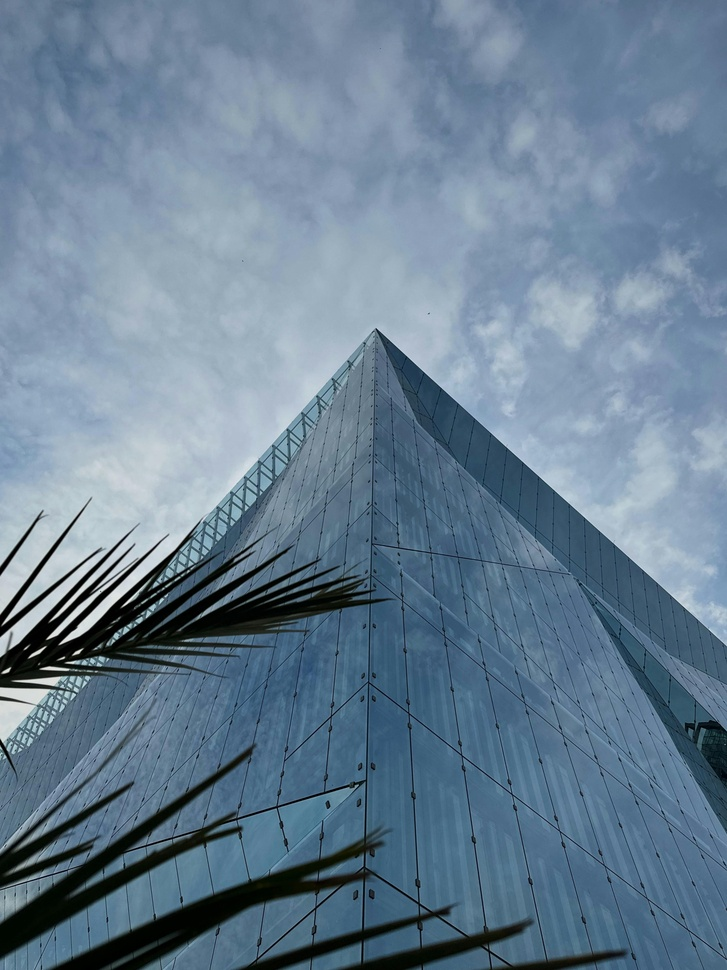
#> input picture images/building1.jpg, 727 x 970 px, shrunk from 3024 x 4032 before the run, found by its file name
$ jupyter execute 'DCIT407_Group21_Corner_Shape_Feature_Extraction (1).ipynb'   (shell and % lines are left out)
#> lines starting #> are read from the running program, lines starting #| are printed output that depends on the picture; after the words box and inside, x2 and y2 are one past the last pixel; in counts of white or black regions, pixels touching at a corner belong together
# Corner and Shape Feature Extraction for Simple Image Analysis

### DCIT407 Semester Project — Group 21

## Abstract

This project implements a computer vision pipeline for detecting corners and extracting geometric shapes from images. Using Python and OpenCV, the system processes multiple images to identify key visual features, classify shapes, and analyze performance under noise. The goal is to demonstrate how feature extraction supports automated image analysis.

[cell 1]
# Install and import required libraries

import cv2
import numpy as np
import matplotlib.pyplot as plt
from google.colab import files

## 1. Image Acquisition

We upload multiple test images that will be analyzed automatically. These images form the dataset used for corner and shape detection.

[cell 2]
uploaded = files.upload()
#> the answer given: building1.jpg
image_files = list(uploaded.keys())

print("Images loaded:")
for f in image_files:
    print("-", f)

## 2. Image Preprocessing

Images are converted to grayscale and smoothed using Gaussian blur. This step reduces noise and prepares the images for feature detection.

[cell 3]
def preprocess(image):
    gray = cv2.cvtColor(image, cv2.COLOR_BGR2GRAY)
    blur = cv2.GaussianBlur(gray, (5,5), 0)
    return gray, blur

## 3. Corner Detection

The Harris corner detection algorithm identifies points where image intensity changes sharply in multiple directions.

[cell 4]
def detect_corners(gray):
    gray_float = np.float32(gray)
    corners = cv2.cornerHarris(gray_float, 2, 3, 0.04)
    return corners

## 4. Shape Classification

Contours are analyzed to classify shapes based on the number of edges detected. This enables automatic identification of triangles, rectangles, and circles.

[cell 5]
def classify_shape(contour):
    perimeter = cv2.arcLength(contour, True)
    approx = cv2.approxPolyDP(contour, 0.04 * perimeter, True)
    sides = len(approx)

    if sides == 3:
        return "Triangle"
    elif sides == 4:
        return "Rectangle"
    elif sides > 4:
        return "Circle"
    else:
        return "Unknown"

## 5. Image Analysis Pipeline

This function integrates preprocessing, corner detection, edge detection, and shape classification into a single automated pipeline.

[cell 6]
def analyze_image(filename):

#> called with filename = 'building1.jpg'
    image = cv2.imread(filename)
#> image is the input picture: shape (970, 727, 3); mean B, G, R 146.5, 126.6, 104
    image_rgb = cv2.cvtColor(image, cv2.COLOR_BGR2RGB)

    gray, blur = preprocess(image)

    # Corner detection
    corners = detect_corners(gray)
#> in detect_corners, `corners = cv2.cornerHarris(gray_float, 2, 3, 0.04)`:
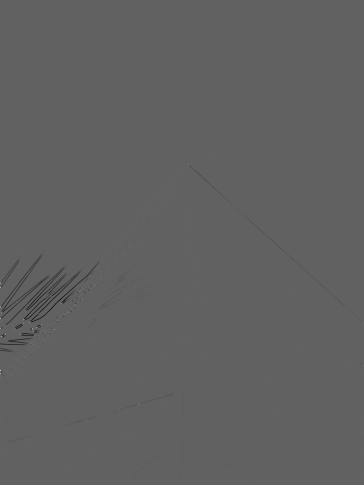
#> corners: shape (970, 727) float32 (shown at 1/2 size); min -54932264, max 88740728, mean -168527.8; drawn with min black and max white
    corner_img = image_rgb.copy()
    corner_img[corners > 0.01 * corners.max()] = [255, 0, 0]
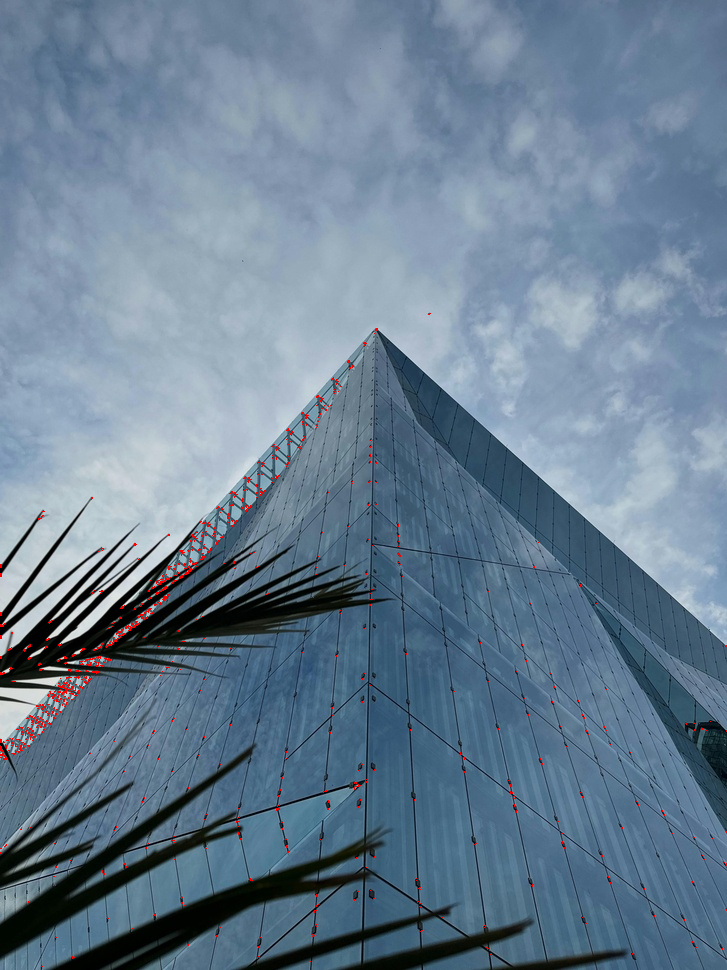
#> corner_img: shape (970, 727, 3); mean R, G, B 104.6, 126.2, 146

    # Edge detection
    edges = cv2.Canny(blur, 100, 200)
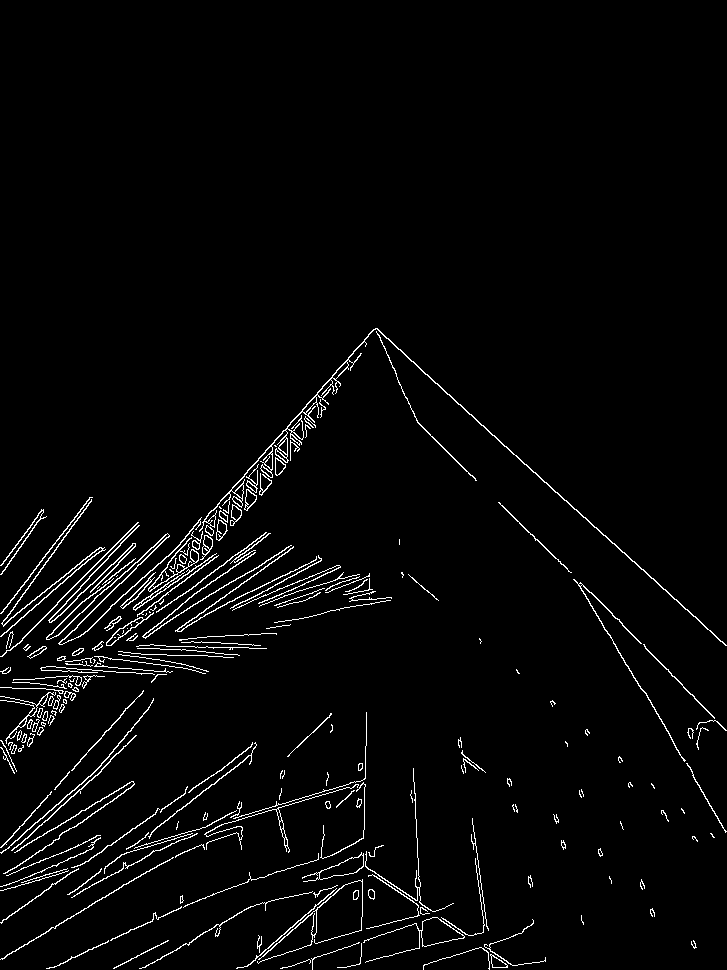
#> edges: shape (970, 727); 2.8% white in thin lines or dots, all inside (x1, y1, x2, y2) = (0, 328, 727, 970)

    # Contour detection
    contours, _ = cv2.findContours(edges, cv2.RETR_EXTERNAL, cv2.CHAIN_APPROX_SIMPLE)
#> contours = 214 contours, 123 with area under 20; largest, box (x1, y1, x2, y2) and area: (199, 328, 727, 646) 1198, (363, 917, 465, 963) 771, (302, 852, 364, 882) 534, (46, 517, 202, 645) 376, (106, 612, 154, 646) 274

    shape_img = image_rgb.copy()
    shape_count = 0

    for contour in contours:
        area = cv2.contourArea(contour)

        if area > 500:
            shape = classify_shape(contour)
            shape_count += 1

            cv2.drawContours(shape_img, [contour], -1, (0,255,0), 2)

            x, y, w, h = cv2.boundingRect(contour)
            cv2.putText(shape_img, shape, (x, y-5),
                        cv2.FONT_HERSHEY_SIMPLEX, 0.6, (255,0,0), 2)
#> this loop made 214 passes
#> (area, perimeter in classify_shape, approx in classify_shape, sides in classify_shape, shape, x, y, w) on pass 34: (533.5, 207.9, [[363, 853], [303, 881], [356, 872]], 3, 'Triangle', 302, 852, 62)
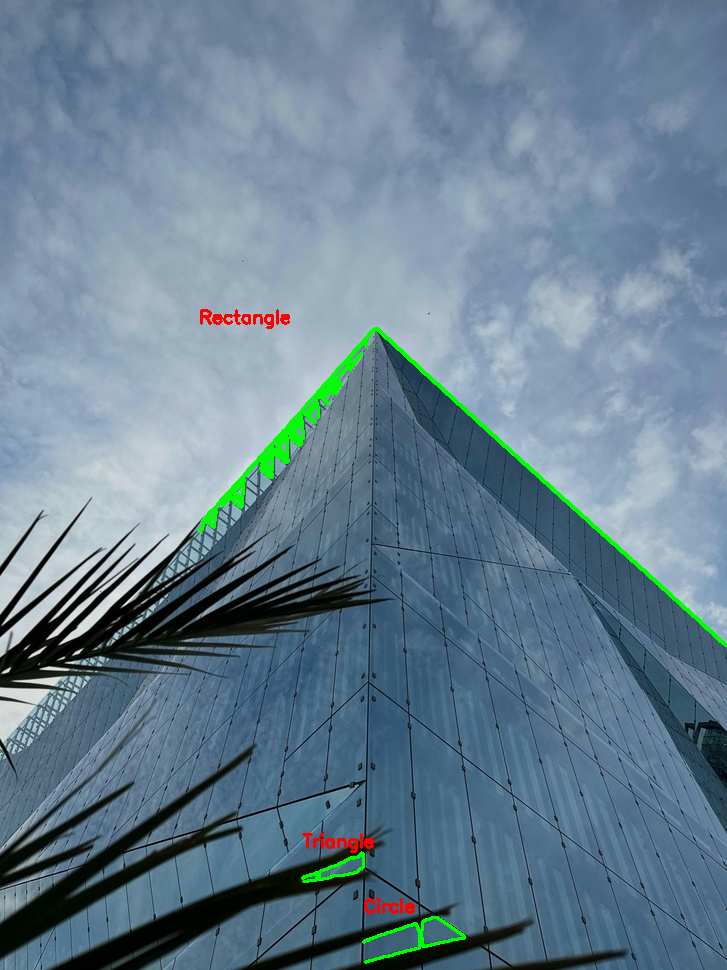
#> shape_img: shape (970, 727, 3); mean R, G, B 103.4, 127.6, 144.9
#> after the loop, shape_count = 3

    corner_count = np.sum(corners > 0.01 * corners.max())
#> corner_count = 2900

    return image_rgb, corner_img, edges, shape_img, corner_count, shape_count

## 6. Batch Image Processing

All uploaded images are processed automatically, and visual comparisons are displayed.

[cell 7]
results = []

for filename in image_files:

    original, corners, edges, shapes, corner_count, shape_count = analyze_image(filename)
#> corner_count = 2900; shape_count = 3

    results.append((filename, corner_count, shape_count))

    plt.figure(figsize=(12,6))

    plt.subplot(1,4,1)
    plt.imshow(original)
    plt.title("Original")
    plt.axis('off')

    plt.subplot(1,4,2)
    plt.imshow(corners)
    plt.title("Corners")
    plt.axis('off')

    plt.subplot(1,4,3)
    plt.imshow(edges, cmap='gray')
    plt.title("Edges")
    plt.axis('off')

    plt.subplot(1,4,4)
    plt.imshow(shapes)
    plt.title("Shapes")
    plt.axis('off')

    plt.show()

## 7. Feature Statistics

Corner and shape counts are summarized to evaluate detection performance.

[cell 8]
print("=== Feature Summary ===\n")

for filename, corner_count, shape_count in results:
    print(f"{filename}")
    print("Corners detected:", corner_count)
    print("Shapes detected:", shape_count)
    print()
#> this loop made 1 pass
#> (filename, corner_count, shape_count) on pass 1: ('building1.jpg', 2900, 3)
#> (printed output is left out)

## 8. Noise Robustness Testing

Noise is added to evaluate system performance under degraded conditions.

[cell 9]
def add_noise(gray):
    noise = np.random.normal(0, 25, gray.shape)
    noisy = gray + noise
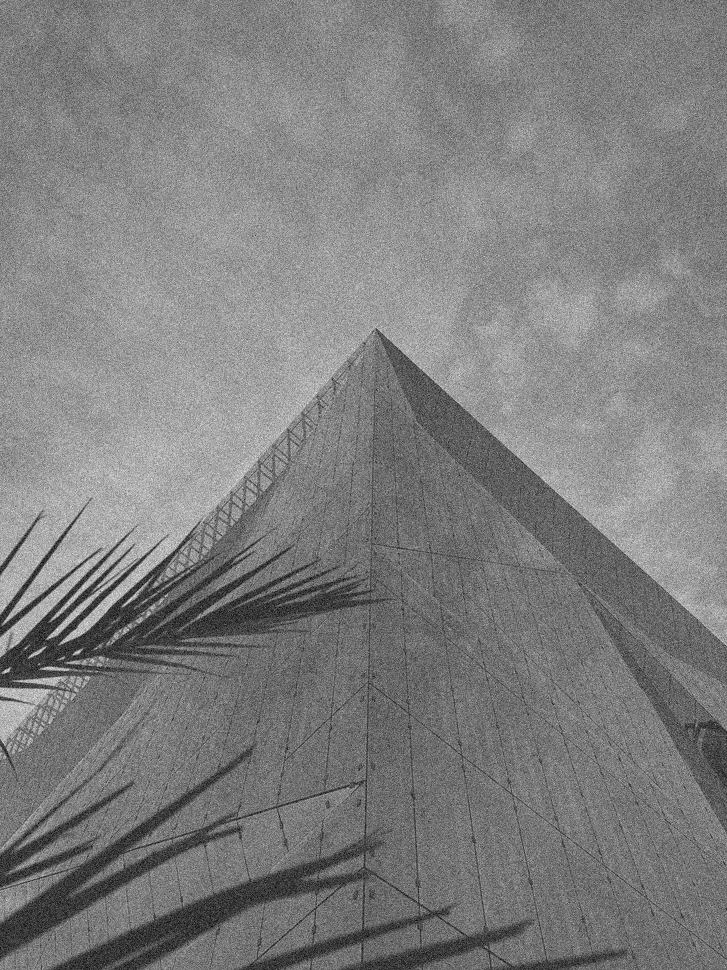
#> noisy: shape (970, 727) float64; min -89.9, max 336.7, mean 122.1; drawn with min black and max white
    noisy = np.clip(noisy, 0, 255).astype(np.uint8)
    return noisy

filename = image_files[0]

image = cv2.imread(filename)
gray = cv2.cvtColor(image, cv2.COLOR_BGR2GRAY)

noisy = add_noise(gray)

plt.figure(figsize=(10,4))

plt.subplot(1,2,1)
plt.imshow(gray, cmap='gray')
plt.title("Original Gray")
plt.axis('off')

plt.subplot(1,2,2)
plt.imshow(noisy, cmap='gray')
plt.title("Noisy Image")
plt.axis('off')

plt.show()

$ run again, on images/building3.jpg
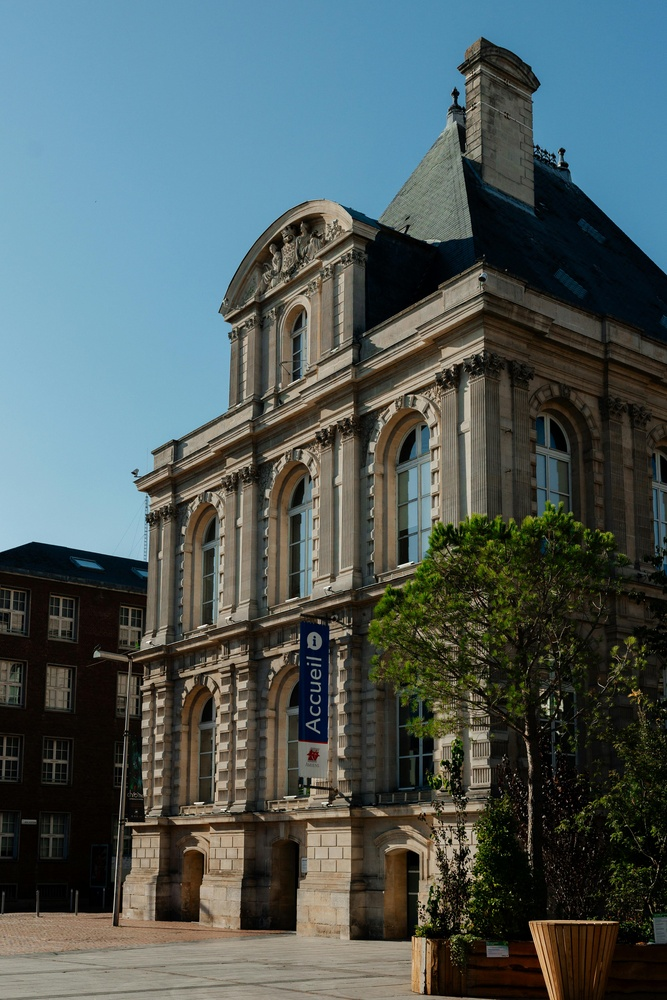
#> input picture images/building3.jpg, 667 x 1000 px, shrunk from 3404 x 5106 before the run, found by its file name
#> in analyze_image, image is the input picture: shape (1000, 667, 3); mean B, G, R 91.3, 91.1, 77.9
#> corner_img: shape (1000, 667, 3); mean R, G, B 80.6, 89.5, 89.9
#> in analyze_image, `edges = cv2.Canny(blur, 100, 200)`:
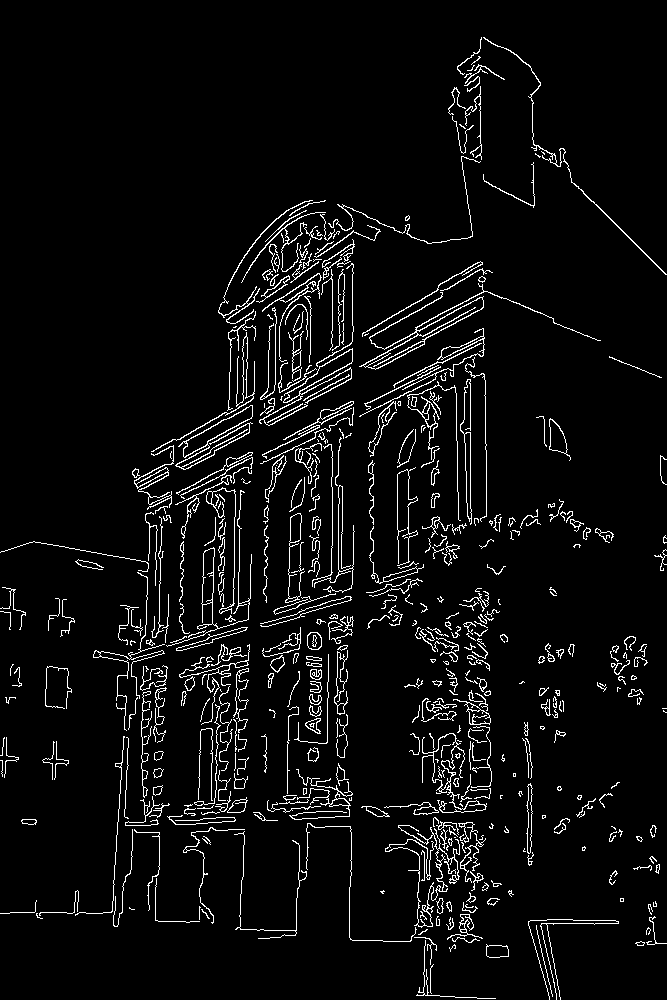
#> edges: shape (1000, 667); 5% white in thin lines or dots
#> contours = 475 contours, 354 with area under 20; largest, box (x1, y1, x2, y2) and area: (359, 283, 601, 370) 1550, (175, 405, 253, 470) 1033, (422, 733, 487, 813) 890, (259, 348, 353, 426) 824, (166, 490, 252, 647) 585
#> the loop in analyze_image, `for contour in contours:` made 475 passes
#> (area, shape, x, y, w, h) on passes 136, 354, 394, 415, 429: (890.5, 'Rectangle', 422, 733, 65, 80), (585, 'Circle', 166, 490, 86, 157), (1033, 'Unknown', 175, 405, 78, 65), (824.5, 'Unknown', 259, 348, 94, 78), (1549.5, 'Rectangle', 359, 283, 242, 87)
#> after the loop in analyze_image, `for contour in contours:`: shape_count = 5
#> in analyze_image, `corner_count = np.sum(corners > 0.01 * corners.max())`: corner_count = 11739
#> `original, corners, edges, shapes, corner_count, shape_count = analyze_..`: shape_count = 5
#> the loop `for filename, corner_count, shape_count in results:` made 1 pass
#> (filename, corner_count, shape_count) on pass 1: ('building3.jpg', 11739, 5)
#> (printed output is left out)
#> in add_noise, `noisy = gray + noise`:
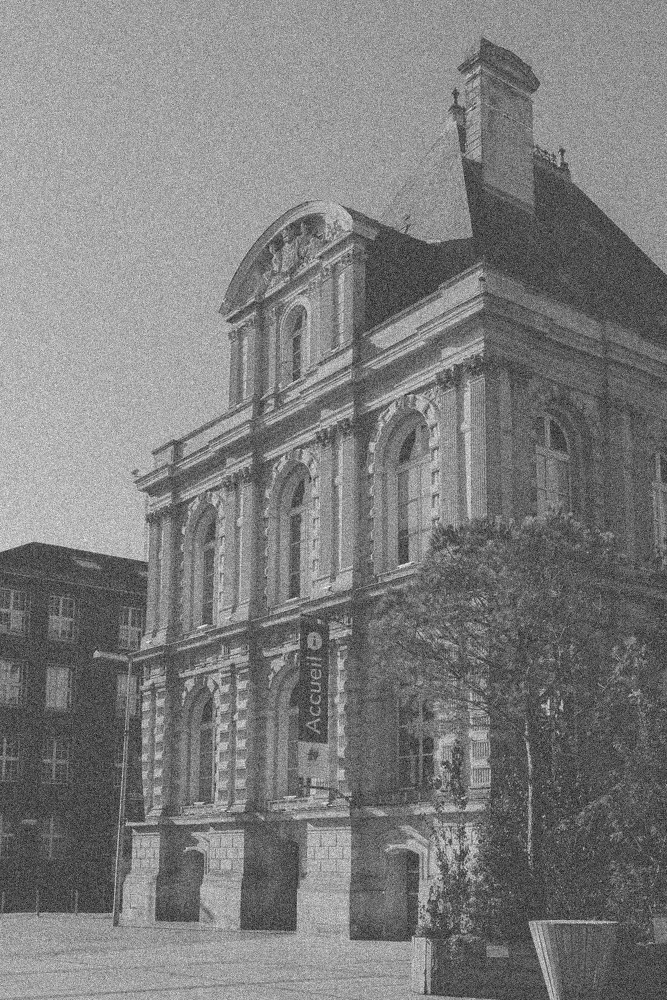
#> noisy: shape (1000, 667) float64; min -119.1, max 300.7, mean 87.2; drawn with min black and max white
